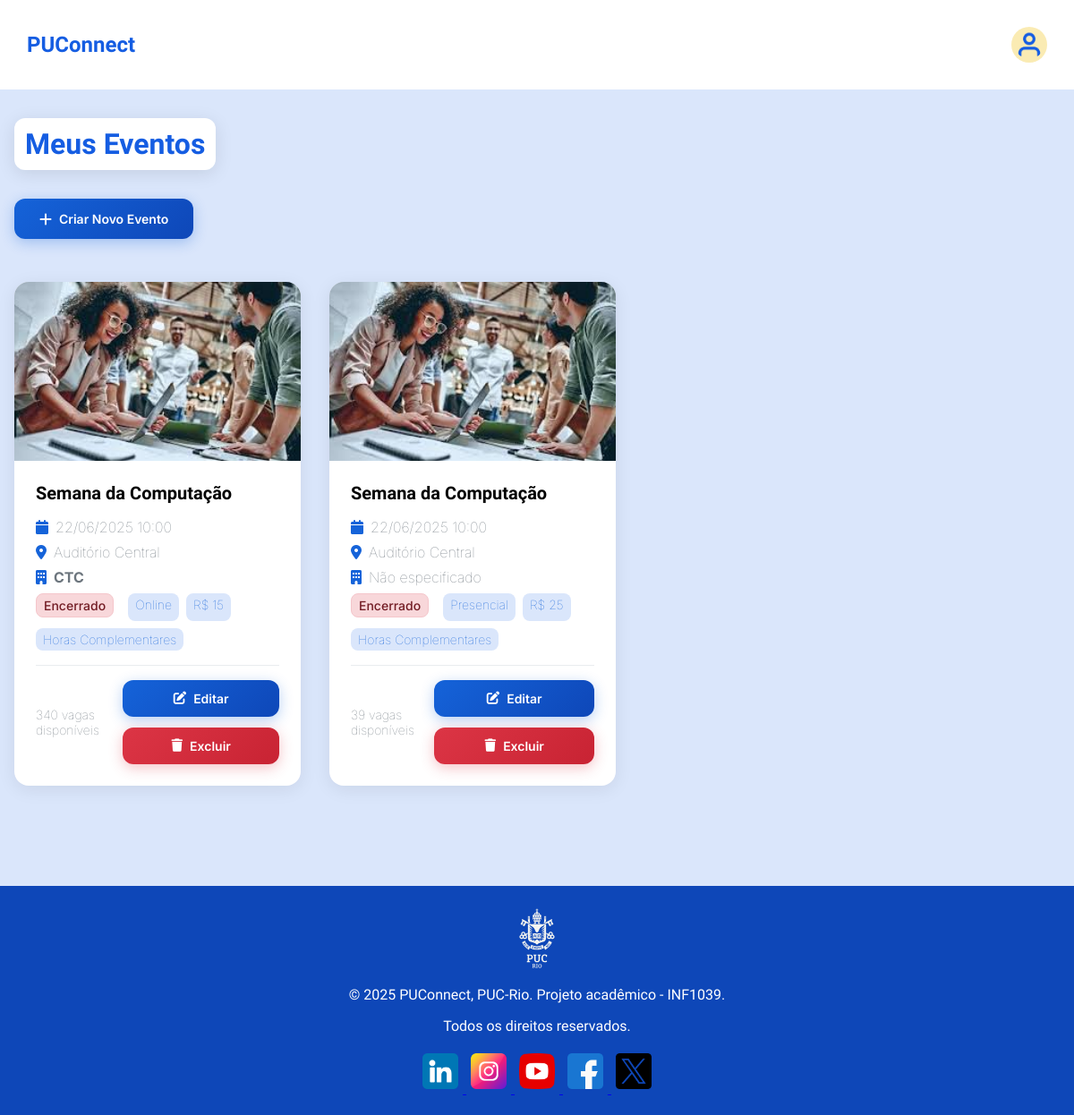
/meus-eventos/ (signed in), run on an earlier commit of the app's database.
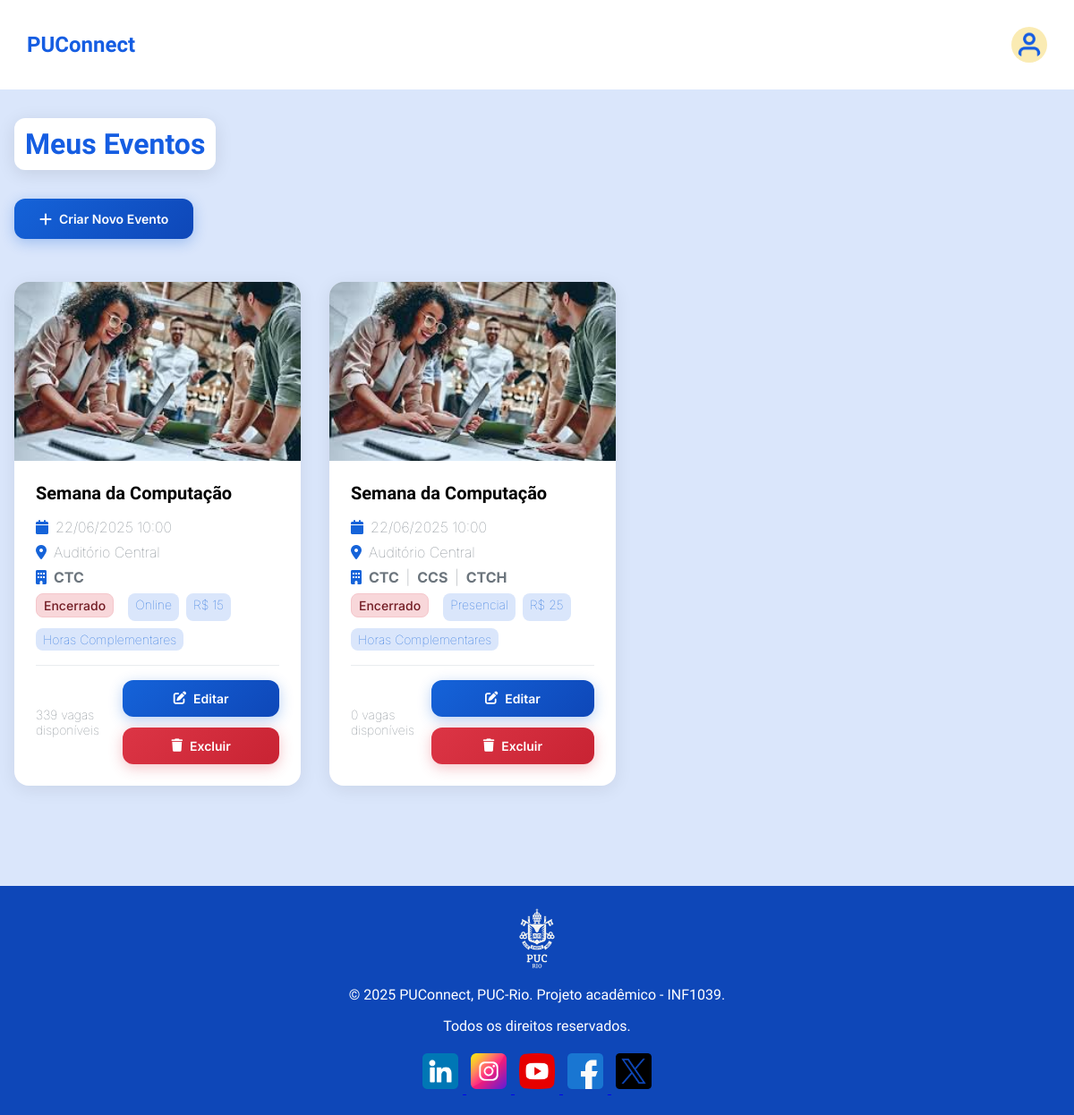
And on a later commit of the database.
### core/models.py (models this page shows, shortened)
class Evento(models.Model):
    PRICE_CHOICES = [
        ('gratuito', 'Gratuito'),
        ('pago', 'Pago'),
    ]
    PLACE_CHOICES = [
        ('puc', 'PUC'),
        ('fora', 'Fora da PUC'),
    ]
    EVENT_TYPE_CHOICES = [
        ('online', 'Online'),
        ('presencial', 'Presencial'),
    ]
    DEPARTMENT_CHOICES = [
        ('ctch', 'Centro de Teologia e Ciências Humanas'),
        ('css', 'Centro de Ciências Sociais'),
        ('ctc', 'Centro Técnico Científico'),
        ('ccbs', 'Centro de Ciências Biológicas e da Saúde'),
    ]
    titulo = models.CharField(max_length=200, verbose_name=_('título'))
    descricao = models.TextField(verbose_name=_('descrição'))
    data_hora = models.DateTimeField(verbose_name=_('data e hora'))
    local = models.CharField(max_length=200, verbose_name=_('local'))
    vagas = models.PositiveIntegerField(default=0, verbose_name=_('vagas'))
    preco = models.CharField(max_length=10, choices=PRICE_CHOICES, default='gratuito', verbose_name=_('preço'))
    preco_info = models.DecimalField(
        max_digits=10,
        decimal_places=2,
        null=True,
        blank=True,
        verbose_name=_('valor inicial'),
        help_text=_('Valor inicial que o usuário terá que pagar para participar do evento')
    )
    lugar = models.CharField(max_length=10, choices=PLACE_CHOICES, default='puc', verbose_name=_('lugar'))
    tipo_evento = models.CharField(max_length=10, choices=EVENT_TYPE_CHOICES, default='presencial', verbose_name=_('tipo de evento'))
    centros = models.ManyToManyField(
        'Centro',
        verbose_name=_('centros'),
        help_text=_('Selecione um ou mais centros para este evento')
    )
    horas_complementares = models.BooleanField(default=False, verbose_name=_('horas complementares'))
    imagem = models.ImageField(upload_to='eventos/', null=True, blank=True, verbose_name=_('imagem'))
    organizador = models.ForeignKey(
        User,
        on_delete=models.CASCADE,
        limit_choices_to={'tipo_usuario': 'organizador'},
        verbose_name=_('organizador')
    )
    inscritos = models.ManyToManyField(User, through='Inscricao', related_name='eventos_inscritos')
    criado_em = models.DateTimeField(auto_now_add=True, verbose_name=_('criado em'))
    class Meta:
        verbose_name = _('evento')
        verbose_name_plural = _('eventos')
        ordering = ['-data_hora']
    def vagas_disponiveis(self):
        inscritos = self.inscricoes.count()
        return max(0, self.vagas - inscritos)
    def tem_vagas_disponiveis(self):
        return self.vagas_disponiveis() > 0
    def esta_lotado(self):
        return not self.tem_vagas_disponiveis() and self.get_proximidade_temporal() != 'encerrado'
    def get_proximidade_temporal(self):
        try:
            from datetime import date
            hoje = date.today()
            data_evento = self.data_hora.date()
            if data_evento < hoje:
                return 'encerrado'
        except Exception as e:
            print(f"Erro no get_proximidade_temporal: {e}")
            return None

class Centro(models.Model):
    codigo = models.CharField(max_length=10, unique=True, verbose_name=_('código'))
    nome = models.CharField(max_length=100, verbose_name=_('nome'))
    class Meta:
        verbose_name = _('centro')
        verbose_name_plural = _('centros')
        ordering = ['nome']

### core/views.py (the view)
# urls.py: path('meus-eventos/', views.meus_eventos, name='meus_eventos'),
@login_required
def meus_eventos(request):
    if request.user.tipo_usuario != 'organizador':
        return redirect('index')
    try:
        eventos = Evento.objects.filter(organizador=request.user).order_by('-data_hora')
        return render(request, 'core/meus_eventos.html', {
            'eventos': eventos
        })
    except Exception as e:
        print(f"Erro na view meus_eventos: {str(e)}")
        return render(request, 'core/meus_eventos.html', {
            'eventos': Evento.objects.none()
        })

### core/templates/core/meus_eventos.html (shortened to what the changed rows need)
{% extends 'core/base.html' %}
{% load static %}
{% block content %}
<div class="all">
    <div class="container">
        <h1 class="text-center">Meus Eventos</h1>
        <div class="eventos-grid" style="margin-top: 2rem;">
            {% if eventos.exists %}
                {% for evento in eventos %}
                    <div class="evento-card">
                        {% if evento.imagem %}
                            <img src="{{ evento.imagem.url }}" alt="{{ evento.titulo }}" class="evento-imagem">
                        {% endif %}
                        <div class="evento-content">
                            <h3 class="evento-titulo">{{ evento.titulo }}</h3>
                            <div class="evento-info-section">
                                <div class="evento-info">
                                    <i class="fas fa-calendar"></i>
                                    {{ evento.data_hora|date:"d/m/Y H:i" }}
                                </div>
                                <div class="evento-info">
                                    <i class="fas fa-map-marker-alt"></i>
                                    {{ evento.local }}
                                </div>
                                <div class="evento-info">
                                    <i class="fas fa-building"></i>
                                    {% for centro in evento.centros.all %}
                                        <span class="badge bg-primary me-1">
                                            <strong>{{ centro.codigo|upper }}</strong>
                                        </span>
                                        {% if not forloop.last %}|{% endif %}
                                    {% empty %}
                                        <span class="text-muted">Não especificado</span>
                                    {% endfor %}
                                </div>
                                <div class="evento-tags">
                                    {% if evento.get_proximidade_temporal %}
                                        {% if evento.get_proximidade_temporal == 'encerrado' %}
                                            <span class="evento-tag evento-tag-encerrado">Encerrado</span>
                                        {% endif %}
                                    {% endif %}
                                    <span class="evento-tag">{{ evento.get_tipo_evento_display }}</span>
                                    <span class="evento-tag">
                                        {% if evento.preco == 'gratuito' %}
                                            Gratuito
                                        {% elif evento.preco_info %}
                                            R$ {{ evento.preco_info|floatformat:0 }}
                                        {% else %}
                                            Pago
                                        {% endif %}
                                    </span>
                                    {% if evento.horas_complementares %}
                                        <span class="evento-tag">Horas Complementares</span>
                                    {% endif %}
                                </div>
                            </div>
                            <div class="evento-actions">
                                <span class="evento-vagas">{{ evento.vagas_disponiveis }} vagas disponíveis</span>
                                <div class="btn-group">
                                    <a href="{% url 'editar_evento' evento.pk %}" class="evento-btn btn-secondary">
                                        <i class="fas fa-edit"></i> Editar
                                    </a>
                                    <a href="{% url 'excluir_evento' evento.pk %}" class="evento-btn btn-danger">
                                        <i class="fas fa-trash"></i> Excluir
                                    </a>
                                </div>
                            </div>
                        </div>
                    </div>
                {% endfor %}
            {% else %}
                <div class="alert alert-info">
                    <i class="fas fa-info-circle"></i> Você ainda não criou nenhum evento.
                    <a href="{% url 'criar_evento' %}" class="alert-link">Criar seu primeiro evento</a>
                </div>
            {% endif %}
        </div>
    </div>
</div>
{% endblock %}

What changed in the data, as far as the page shows it:
computed for Evento "Online": vagas_disponiveis "340" → "339"
changed Evento "Presencial": gains Centro (codigo "CCS"); gains Centro (codigo "CTCH"); gains Centro (codigo "CTC"); vagas_disponiveis "39" → "0"; no longer shows "Não especificado"
